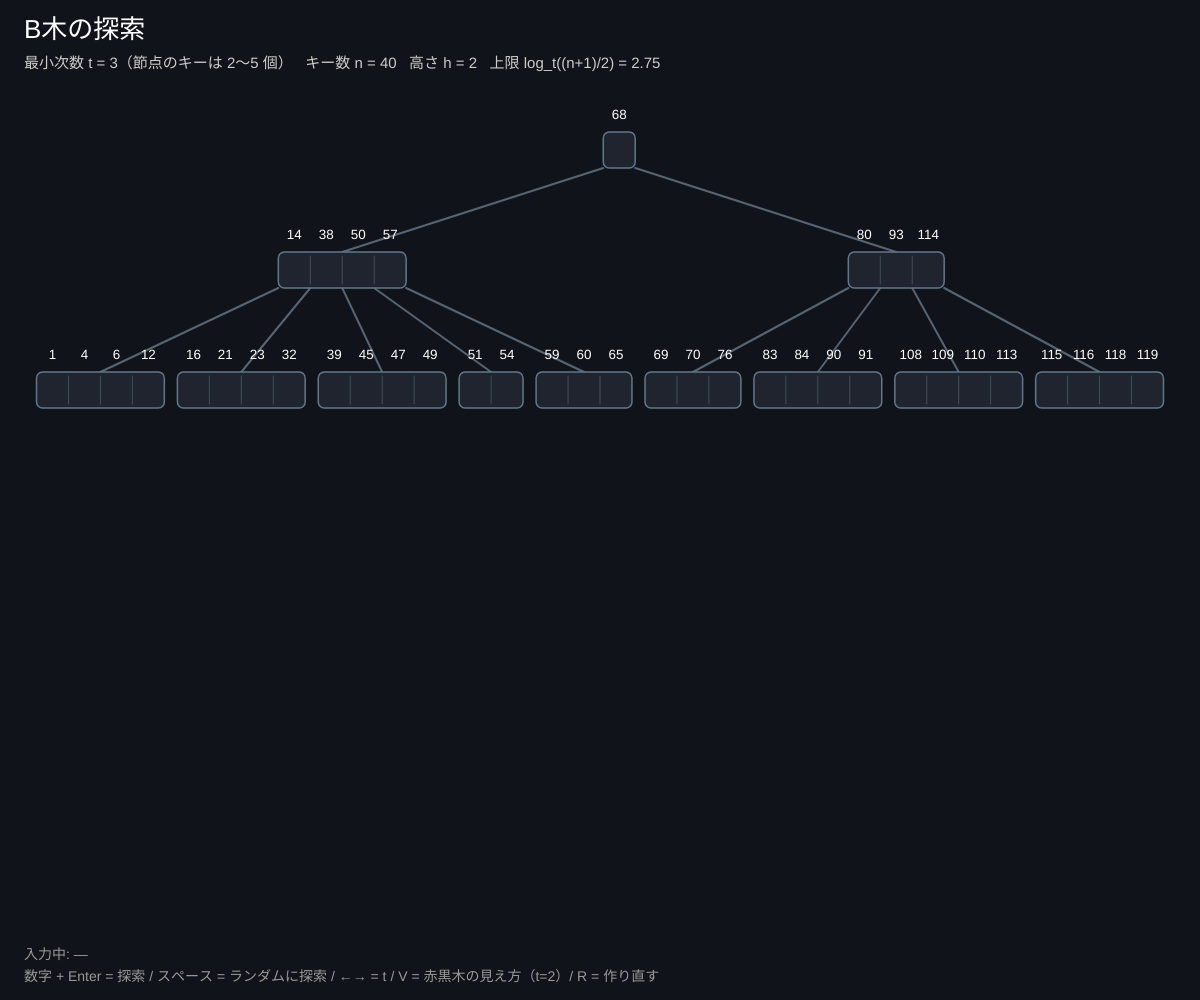
Frame 1 (no input)
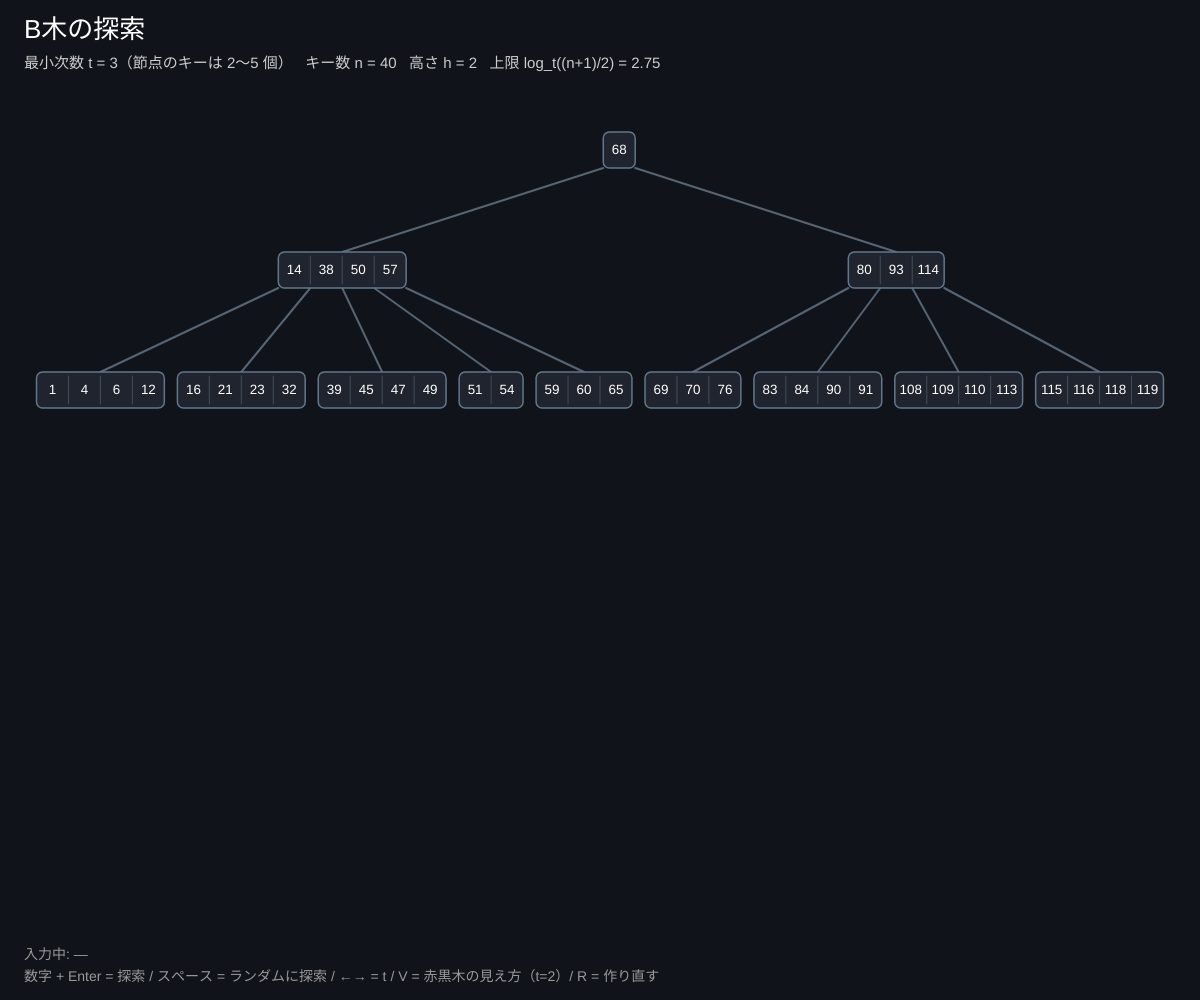
Frame 60 (no input)
Frame 120 (the mouse pressed at the canvas centre since frame 60): identical to frame 60, image omitted

The p5.js sketch that drew these frames (run headless with seeded random() and noise() and a simulated clock; from frame 60 on, the mouse is pressed at the canvas centre):

// p5.js sketch
// ── sketch.js
// ============================================
// 00 B木の探索 ─ ディスクにやさしい「太い」木
// 1 つの節点にキーを最大 2t−1 個つめこみ、どの葉も同じ深さにそろえた木
// 高さはおよそ log_t n。ディスクを読む回数（= 訪れる節点の数）がとても少ない
// 数字を打って Enter で探索 / スペースでランダムに探索 / ←→ で最小次数 t / V で赤黒木に変身（t = 2 のとき）/ R で作り直す
// ============================================

let T = 3;            // ★ 最小次数 t（根以外の節点のキーは t−1〜2t−1 個）
let N = 40;           // ★ キーの数
let SPEED = 0.45;     // ★ 探索アニメーションの 1 コマの秒数

let root, uid = 0;
let keyPos = {}, boxPos = {};
let typed = '';
let path = [], pi = 0, timer = 0, target = null, result = '';
let rbView = false;

function setup() {
  createCanvas(windowWidth, windowHeight);
  colorMode(HSB, 360, 100, 100, 100);
  rebuild();
}

function shuffleArr(a) {
  for (let i = a.length - 1; i > 0; i--) { let j = floor(random(i + 1)); [a[i], a[j]] = [a[j], a[i]]; }
  return a;
}

function rebuild() {
  uid = 0; root = newNode(true); keyPos = {}; boxPos = {};
  let ks = shuffleArr([...Array(N * 3).keys()].map((i) => i + 1)).slice(0, N);
  for (let k of ks) btInsert(k);
  path = []; pi = 0; result = ''; target = null;
  if (T !== 2) rbView = false;
}

// ---------- B木への挿入（満杯の節点は下りる前に分割）----------
function newNode(leaf) { return { id: uid++, keys: [], kids: [], leaf }; }

function btInsert(k) {
  let r = root;
  if (r.keys.length === 2 * T - 1) {
    let s = newNode(false);
    s.kids.push(r); root = s;
    splitChild(s, 0);
    insertNonfull(s, k);
  } else insertNonfull(r, k);
}

function splitChild(x, i) {
  let y = x.kids[i], z = newNode(y.leaf);
  z.keys = y.keys.splice(T);          // 後ろ半分 t−1 個
  let mid = y.keys.pop();             // 真ん中のキーは親へ
  if (!y.leaf) z.kids = y.kids.splice(T);
  x.keys.splice(i, 0, mid);
  x.kids.splice(i + 1, 0, z);
}

function insertNonfull(x, k) {
  let i = 0;
  while (i < x.keys.length && k > x.keys[i]) i++;
  if (x.leaf) { x.keys.splice(i, 0, k); return; }
  if (x.kids[i].keys.length === 2 * T - 1) {
    splitChild(x, i);
    if (k > x.keys[i]) i++;
  }
  insertNonfull(x.kids[i], k);
}

function treeH(x) { return x.leaf ? 0 : 1 + treeH(x.kids[0]); }
function countKeys(x) { return x.keys.length + x.kids.reduce((s, c) => s + countKeys(c), 0); }

// ---------- 探索を 1 コマずつ記録 ----------
function startSearch(k) {
  target = k; path = []; result = ''; pi = 0; timer = 0;
  let x = root;
  while (true) {
    let i = 0;
    while (i < x.keys.length && k > x.keys[i]) { path.push({ id: x.id, k: x.keys[i], cmp: '>' }); i++; }
    if (i < x.keys.length && k === x.keys[i]) { path.push({ id: x.id, k: x.keys[i], cmp: '=' }); break; }
    if (i < x.keys.length) path.push({ id: x.id, k: x.keys[i], cmp: '<' });
    if (x.leaf) { path.push({ id: x.id, k: null, cmp: 'none' }); break; }
    x = x.kids[i];
  }
}

// ---------- 配置 ----------
function layoutBT() {
  const KW = 44, GAP = 18;
  function wid(n) {
    let own = n.keys.length * KW + GAP;
    n._w = n.leaf ? own : max(own, n.kids.reduce((s, c) => s + wid(c), 0));
    return n._w;
  }
  let W = wid(root), s = min(1.2, (width - 60) / W);
  let H = treeH(root), LH = min(120, (height - 260) / max(1, H));
  let boxes = [], edges = [], kt = {};
  function place(n, left, d) {
    let cx;
    if (n.leaf) cx = left + n._w / 2;
    else {
      let sum = n.kids.reduce((a, c) => a + c._w, 0), l = left + (n._w - sum) / 2, cs = [];
      for (let c of n.kids) { cs.push(place(c, l, d + 1)); l += c._w; }
      cx = (cs[0] + cs[cs.length - 1]) / 2;
    }
    n._x = width / 2 + (cx - W / 2) * s; n._y = 150 + d * LH;
    return cx;
  }
  place(root, 0, 0);
  function collect(n) {
    let w = n.keys.length * KW * s, left = n._x - w / 2;
    boxes.push({ id: n.id, x: n._x, y: n._y, w, h: 36 * min(1, s + 0.3) });
    n.keys.forEach((k, j) => (kt[k] = { x: left + (j + 0.5) * KW * s, y: n._y }));
    n.kids.forEach((c, j) => { edges.push([left + j * KW * s, n._y + 18, c._x, c._y - 18]); collect(c); });
  }
  collect(root);
  return { boxes, edges, kt, kw: KW * s };
}

// 2-3-4 木（t = 2）→ 赤黒木：真ん中のキーが黒、両わきのキーが赤い子になる
function layoutRB() {
  function conv(n) {
    let c = n.kids.map(conv), K = n.keys, L = (i) => (n.leaf ? null : c[i]);
    if (K.length === 1) return { k: K[0], red: false, l: L(0), r: L(1) };
    if (K.length === 2) return { k: K[1], red: false, l: { k: K[0], red: true, l: L(0), r: L(1) }, r: L(2) };
    return { k: K[1], red: false, l: { k: K[0], red: true, l: L(0), r: L(1) }, r: { k: K[2], red: true, l: L(2), r: L(3) } };
  }
  let t = conv(root), order = [], edges = [], kt = {}, maxD = 0;
  (function walk(n, d, p) {
    if (!n) return;
    walk(n.l, d + 1, n); n.d = d; maxD = max(maxD, d); order.push(n); walk(n.r, d + 1, n);
    if (p) edges.push([p.k, n.k, n.red]);
  })(t, 0, null);
  let dx = (width - 80) / order.length, LH = min(80, (height - 260) / max(1, maxD));
  order.forEach((n, i) => (kt[n.k] = { x: 40 + (i + 0.5) * dx, y: 150 + n.d * LH, red: n.red }));
  return { kt, edges, blackH: blackHeight(t) };
}
function blackHeight(n) { return n ? blackHeight(n.l) + (n.red ? 0 : 1) : 1; }

function draw() {
  background(225, 35, 10);
  // 探索アニメーション
  if (path.length && pi < path.length - 1) {
    timer += deltaTime / 1000;
    if (timer > SPEED) { timer = 0; pi++; }
  }
  if (path.length && pi === path.length - 1 && !result) result = path[pi].cmp === '=' ? '見つかった！' : '見つからない（葉まで来た）';
  let cur = path.length ? path[pi] : null;
  let visited = new Set(path.slice(0, pi + 1).map((p) => p.id));

  let L = layoutBT();
  let R = rbView ? layoutRB() : null;
  let kt = rbView ? R.kt : L.kt;
  for (let k in kt) {
    if (!keyPos[k]) keyPos[k] = { x: kt[k].x, y: kt[k].y - 40 };
    keyPos[k].x = lerp(keyPos[k].x, kt[k].x, 0.12);
    keyPos[k].y = lerp(keyPos[k].y, kt[k].y, 0.12);
  }
  for (let b of L.boxes) {
    if (!boxPos[b.id]) boxPos[b.id] = { ...b };
    let p = boxPos[b.id];
    for (let f of ['x', 'y', 'w']) p[f] = lerp(p[f], b[f], 0.12);
    p.h = b.h;
  }

  textAlign(CENTER, CENTER);
  if (!rbView) {
    stroke(210, 25, 45); strokeWeight(2);
    for (let e of L.edges) line(...e);
    for (let b of L.boxes) {
      let p = boxPos[b.id], on = cur && cur.id === b.id, was = visited.has(b.id);
      stroke(on ? color(45, 90, 100) : was ? color(45, 50, 70) : color(210, 30, 55));
      strokeWeight(on ? 3 : 1.5);
      fill(was ? color(220, 35, 26) : color(222, 30, 18));
      rectMode(CENTER); rect(p.x, p.y, p.w, p.h, 6);
      stroke(210, 25, 35); strokeWeight(1);
      let n = round(b.w / L.kw);
      for (let j = 1; j < n; j++) line(p.x - p.w / 2 + j * L.kw, p.y - p.h / 2 + 4, p.x - p.w / 2 + j * L.kw, p.y + p.h / 2 - 4);
    }
  } else {
    strokeWeight(3);
    for (let [a, b, red] of R.edges) {
      stroke(red ? color(0, 75, 90) : color(0, 0, 55));
      line(keyPos[a].x, keyPos[a].y, keyPos[b].x, keyPos[b].y);
    }
  }
  // キー
  let ts = constrain(L.kw * 0.42, 9, 18);
  for (let k in keyPos) {
    if (!kt[k]) continue;
    let p = keyPos[k], kk = +k;
    let hi = cur && cur.k === kk;
    if (rbView) {
      noStroke(); fill(kt[k].red ? color(0, 75, 85) : color(0, 0, 18));
      stroke(hi ? color(45, 90, 100) : color(0, 0, 70)); strokeWeight(hi ? 3 : 1);
      circle(p.x, p.y, 30);
    } else if (hi) {
      noStroke(); fill(cur.cmp === '=' ? color(140, 70, 80) : color(45, 80, 90, 70));
      rectMode(CENTER); rect(p.x, p.y, L.kw - 4, 30, 4);
    }
    noStroke(); fill(0, 0, 100); textSize(ts); text(k, p.x, p.y);
  }

  // 情報パネル
  let n = countKeys(root), h = treeH(root);
  textAlign(LEFT, TOP); noStroke(); fill(0, 0, 100); textSize(26);
  text(rbView ? '2-3-4 木 = 赤黒木' : 'B木の探索', 24, 18);
  textSize(15); fill(0, 0, 80);
  text(`最小次数 t = ${T}（節点のキーは ${T - 1}〜${2 * T - 1} 個${T === 2 ? '、2-3-4 木' : ''}）   キー数 n = ${n}   高さ h = ${h}   上限 log_t((n+1)/2) = ${(log((n + 1) / 2) / log(T)).toFixed(2)}`, 24, 56);
  if (rbView) text(`赤黒木として見ると：黒い節点 = B木の節点、赤 = 同じ節点の仲間。黒高さ ${R.blackH} = B木の高さ ${h} + 2（葉 NIL を含む）`, 24, 80);
  let reads = visited.size;
  fill(45, 80, 100);
  if (target !== null) text(`探す数 ${target}   ディスク読み出し ${reads} 回   ${cur && cur.k !== null ? `比べる：${target} ${cur.cmp} ${cur.k}` : ''}   ${result}`, 24, rbView ? 104 : 80);
  fill(0, 0, 60); textSize(14);
  text(`入力中: ${typed || '―'}`, 24, height - 52);
  text('数字 + Enter = 探索 / スペース = ランダムに探索 / ←→ = t / V = 赤黒木の見え方（t=2）/ R = 作り直す', 24, height - 30);
}

function keyPressed() {
  if (key >= '0' && key <= '9') { typed = (typed + key).slice(-4); return; }
  if (key === 'Backspace') { typed = typed.slice(0, -1); return; }
  if (key === 'Enter' && typed) { startSearch(int(typed)); typed = ''; return; }
  if (key === ' ') { startSearch(floor(random(1, N * 3))); return false; }
  if (key === 'ArrowRight') { T = min(5, T + 1); rebuild(); }
  if (key === 'ArrowLeft') { T = max(2, T - 1); rebuild(); }
  if (key === 'v' || key === 'V') { if (T === 2) rbView = !rbView; }
  if (key === 'r' || key === 'R') rebuild();
}

function windowResized() { resizeCanvas(windowWidth, windowHeight); }
